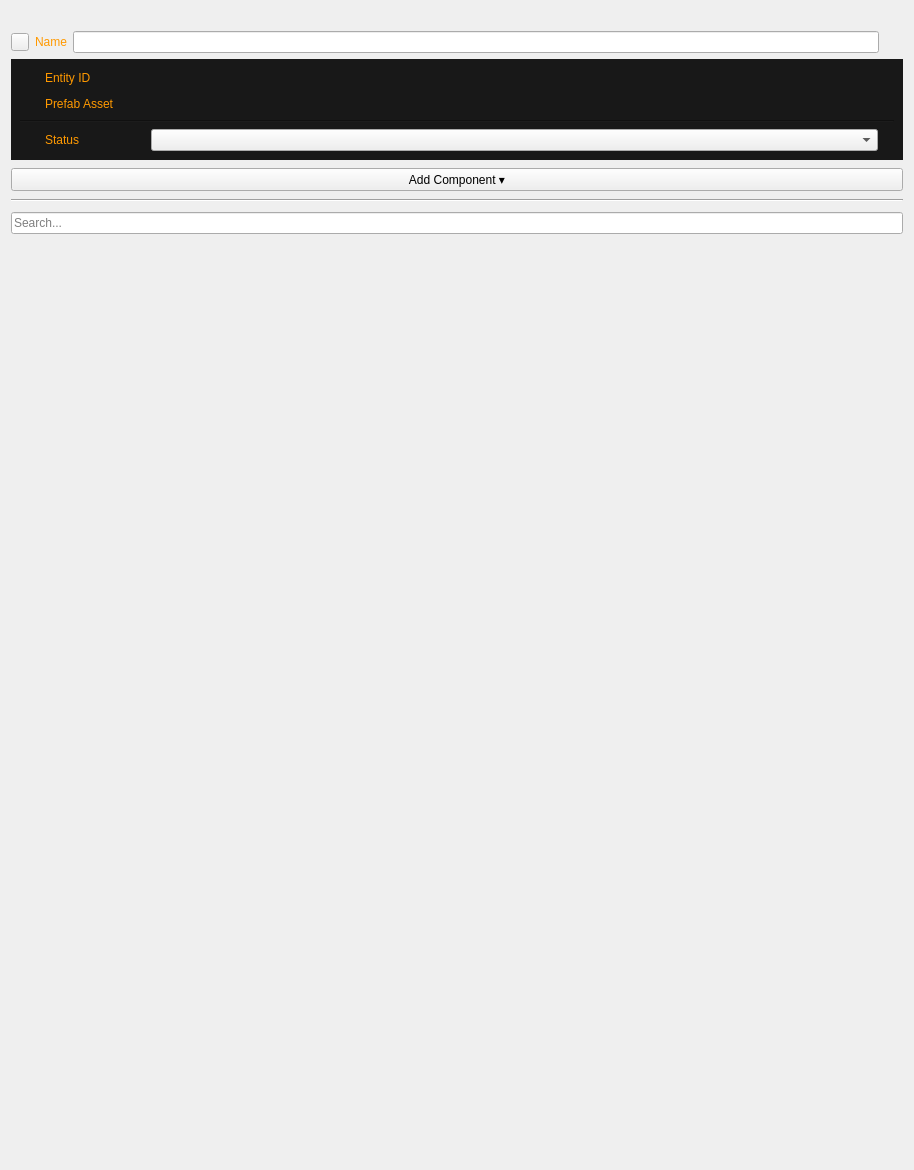
<?xml version="1.0" encoding="UTF-8"?>
<ui version="4.0">
 <class>EntityPropertyEditorUI</class>
 <widget class="QWidget" name="EntityPropertyEditorUI">
  <property name="enabled">
   <bool>true</bool>
  </property>
  <property name="geometry">
   <rect>
    <x>0</x>
    <y>0</y>
    <width>914</width>
    <height>1170</height>
   </rect>
  </property>
  <property name="sizePolicy">
   <sizepolicy hsizetype="Preferred" vsizetype="Expanding">
    <horstretch>0</horstretch>
    <verstretch>0</verstretch>
   </sizepolicy>
  </property>
  <property name="windowTitle">
   <string>Form</string>
  </property>
  <layout class="QVBoxLayout" name="verticalLayout_2">
   <item>
    <layout class="QVBoxLayout" name="verticalLayout">
     <item>
      <widget class="QLabel" name="m_entityDetailsLabel">
       <property name="text">
        <string/>
       </property>
       <property name="wordWrap">
        <bool>true</bool>
       </property>
       <property name="margin">
        <number>4</number>
       </property>
      </widget>
     </item>
     <item>
      <layout class="QGridLayout" name="gridLayout">
       <item row="0" column="0">
        <widget class="AzToolsFramework::IconButton" name="m_entityIcon">
         <property name="minimumSize">
          <size>
           <width>18</width>
           <height>18</height>
          </size>
         </property>
         <property name="maximumSize">
          <size>
           <width>18</width>
           <height>18</height>
          </size>
         </property>
         <property name="toolTip">
          <string>Change entity icon</string>
         </property>
         <property name="styleSheet">
          <string notr="true"/>
         </property>
         <property name="text">
          <string/>
         </property>
         <property name="iconSize">
          <size>
           <width>30</width>
           <height>30</height>
          </size>
         </property>
        </widget>
       </item>
       <item row="0" column="1" colspan="2">
        <layout class="QHBoxLayout" name="horizontalLayout_2" stretch="0,0,0">
         <item>
          <widget class="QLabel" name="m_entityNameLabel">
           <property name="palette">
            <palette>
             <active>
              <colorrole role="WindowText">
               <brush brushstyle="SolidPattern">
                <color alpha="255">
                 <red>255</red>
                 <green>153</green>
                 <blue>0</blue>
                </color>
               </brush>
              </colorrole>
             </active>
             <inactive>
              <colorrole role="WindowText">
               <brush brushstyle="SolidPattern">
                <color alpha="255">
                 <red>255</red>
                 <green>153</green>
                 <blue>0</blue>
                </color>
               </brush>
              </colorrole>
             </inactive>
             <disabled>
              <colorrole role="WindowText">
               <brush brushstyle="SolidPattern">
                <color alpha="255">
                 <red>120</red>
                 <green>120</green>
                 <blue>120</blue>
                </color>
               </brush>
              </colorrole>
             </disabled>
            </palette>
           </property>
           <property name="text">
            <string>Name</string>
           </property>
          </widget>
         </item>
         <item>
          <widget class="QLineEdit" name="m_entityNameEditor">
           <property name="readOnly">
            <bool>false</bool>
           </property>
          </widget>
         </item>
         <item>
          <widget class="QToolButton" name="m_pinButton">
           <property name="minimumSize">
            <size>
             <width>18</width>
             <height>18</height>
            </size>
           </property>
           <property name="maximumSize">
            <size>
             <width>18</width>
             <height>18</height>
            </size>
           </property>
           <property name="toolTip">
            <string>Open pinned inspector</string>
           </property>
           <property name="styleSheet">
            <string notr="true"/>
           </property>
           <property name="text">
            <string/>
           </property>
           <property name="icon">
            <iconset>
             <normaloff>:/PropertyEditor/Resources/pin_button.svg</normaloff>:/PropertyEditor/Resources/pin_button.svg</iconset>
           </property>
           <property name="iconSize">
            <size>
             <width>18</width>
             <height>18</height>
            </size>
           </property>
           <property name="autoRaise">
            <bool>true</bool>
           </property>
          </widget>
         </item>
        </layout>
       </item>
      </layout>
     </item>
     <item>
      <widget class="QWidget" name="m_darkBox" native="true">
       <property name="enabled">
        <bool>true</bool>
       </property>
       <property name="sizePolicy">
        <sizepolicy hsizetype="Preferred" vsizetype="Preferred">
         <horstretch>0</horstretch>
         <verstretch>0</verstretch>
        </sizepolicy>
       </property>
       <property name="minimumSize">
        <size>
         <width>0</width>
         <height>0</height>
        </size>
       </property>
       <property name="maximumSize">
        <size>
         <width>16777215</width>
         <height>16777215</height>
        </size>
       </property>
       <property name="styleSheet">
        <string notr="true">QWidget#m_darkBox { background-color:rgb(24, 24, 24) }</string>
       </property>
       <layout class="QVBoxLayout" name="verticalLayout_4">
        <item>
         <widget class="QWidget" name="m_entityIdWidget" native="true">
          <property name="sizePolicy">
           <sizepolicy hsizetype="Preferred" vsizetype="Preferred">
            <horstretch>0</horstretch>
            <verstretch>0</verstretch>
           </sizepolicy>
          </property>
          <property name="minimumSize">
           <size>
            <width>0</width>
            <height>0</height>
           </size>
          </property>
          <layout class="QHBoxLayout" name="horizontalLayout_5">
           <property name="leftMargin">
            <number>0</number>
           </property>
           <property name="topMargin">
            <number>0</number>
           </property>
           <property name="rightMargin">
            <number>0</number>
           </property>
           <property name="bottomMargin">
            <number>0</number>
           </property>
           <item>
            <spacer name="entityIdSpacer">
             <property name="orientation">
              <enum>Qt::Horizontal</enum>
             </property>
             <property name="sizeType">
              <enum>QSizePolicy::Fixed</enum>
             </property>
             <property name="sizeHint" stdset="0">
              <size>
               <width>25</width>
               <height>20</height>
              </size>
             </property>
            </spacer>
           </item>
           <item>
            <widget class="QLabel" name="m_entityIdLabel">
             <property name="sizePolicy">
              <sizepolicy hsizetype="Fixed" vsizetype="Preferred">
               <horstretch>0</horstretch>
               <verstretch>0</verstretch>
              </sizepolicy>
             </property>
             <property name="minimumSize">
              <size>
               <width>100</width>
               <height>0</height>
              </size>
             </property>
             <property name="maximumSize">
              <size>
               <width>16777215</width>
               <height>16777215</height>
              </size>
             </property>
             <property name="palette">
              <palette>
               <active>
                <colorrole role="WindowText">
                 <brush brushstyle="SolidPattern">
                  <color alpha="255">
                   <red>255</red>
                   <green>153</green>
                   <blue>0</blue>
                  </color>
                 </brush>
                </colorrole>
                <colorrole role="Button">
                 <brush brushstyle="SolidPattern">
                  <color alpha="255">
                   <red>51</red>
                   <green>51</green>
                   <blue>51</blue>
                  </color>
                 </brush>
                </colorrole>
                <colorrole role="Base">
                 <brush brushstyle="SolidPattern">
                  <color alpha="255">
                   <red>51</red>
                   <green>51</green>
                   <blue>51</blue>
                  </color>
                 </brush>
                </colorrole>
                <colorrole role="Window">
                 <brush brushstyle="SolidPattern">
                  <color alpha="255">
                   <red>51</red>
                   <green>51</green>
                   <blue>51</blue>
                  </color>
                 </brush>
                </colorrole>
               </active>
               <inactive>
                <colorrole role="WindowText">
                 <brush brushstyle="SolidPattern">
                  <color alpha="255">
                   <red>255</red>
                   <green>153</green>
                   <blue>0</blue>
                  </color>
                 </brush>
                </colorrole>
                <colorrole role="Button">
                 <brush brushstyle="SolidPattern">
                  <color alpha="255">
                   <red>51</red>
                   <green>51</green>
                   <blue>51</blue>
                  </color>
                 </brush>
                </colorrole>
                <colorrole role="Base">
                 <brush brushstyle="SolidPattern">
                  <color alpha="255">
                   <red>51</red>
                   <green>51</green>
                   <blue>51</blue>
                  </color>
                 </brush>
                </colorrole>
                <colorrole role="Window">
                 <brush brushstyle="SolidPattern">
                  <color alpha="255">
                   <red>51</red>
                   <green>51</green>
                   <blue>51</blue>
                  </color>
                 </brush>
                </colorrole>
               </inactive>
               <disabled>
                <colorrole role="WindowText">
                 <brush brushstyle="SolidPattern">
                  <color alpha="255">
                   <red>120</red>
                   <green>120</green>
                   <blue>120</blue>
                  </color>
                 </brush>
                </colorrole>
                <colorrole role="Button">
                 <brush brushstyle="SolidPattern">
                  <color alpha="255">
                   <red>51</red>
                   <green>51</green>
                   <blue>51</blue>
                  </color>
                 </brush>
                </colorrole>
                <colorrole role="Base">
                 <brush brushstyle="SolidPattern">
                  <color alpha="255">
                   <red>51</red>
                   <green>51</green>
                   <blue>51</blue>
                  </color>
                 </brush>
                </colorrole>
                <colorrole role="Window">
                 <brush brushstyle="SolidPattern">
                  <color alpha="255">
                   <red>51</red>
                   <green>51</green>
                   <blue>51</blue>
                  </color>
                 </brush>
                </colorrole>
               </disabled>
              </palette>
             </property>
             <property name="toolTip">
              <string>ID of entity selected.</string>
             </property>
             <property name="styleSheet">
              <string notr="true">background-color:rgb(24, 24, 24)</string>
             </property>
             <property name="text">
              <string>Entity ID</string>
             </property>
            </widget>
           </item>
           <item>
            <widget class="QLabel" name="m_entityIdText">
             <property name="sizePolicy">
              <sizepolicy hsizetype="Preferred" vsizetype="Preferred">
               <horstretch>1</horstretch>
               <verstretch>0</verstretch>
              </sizepolicy>
             </property>
             <property name="minimumSize">
              <size>
               <width>0</width>
               <height>0</height>
              </size>
             </property>
             <property name="maximumSize">
              <size>
               <width>16777215</width>
               <height>16777215</height>
              </size>
             </property>
             <property name="palette">
              <palette>
               <active>
                <colorrole role="WindowText">
                 <brush brushstyle="SolidPattern">
                  <color alpha="255">
                   <red>255</red>
                   <green>153</green>
                   <blue>0</blue>
                  </color>
                 </brush>
                </colorrole>
                <colorrole role="Button">
                 <brush brushstyle="SolidPattern">
                  <color alpha="255">
                   <red>51</red>
                   <green>51</green>
                   <blue>51</blue>
                  </color>
                 </brush>
                </colorrole>
                <colorrole role="Base">
                 <brush brushstyle="SolidPattern">
                  <color alpha="255">
                   <red>51</red>
                   <green>51</green>
                   <blue>51</blue>
                  </color>
                 </brush>
                </colorrole>
                <colorrole role="Window">
                 <brush brushstyle="SolidPattern">
                  <color alpha="255">
                   <red>51</red>
                   <green>51</green>
                   <blue>51</blue>
                  </color>
                 </brush>
                </colorrole>
               </active>
               <inactive>
                <colorrole role="WindowText">
                 <brush brushstyle="SolidPattern">
                  <color alpha="255">
                   <red>255</red>
                   <green>153</green>
                   <blue>0</blue>
                  </color>
                 </brush>
                </colorrole>
                <colorrole role="Button">
                 <brush brushstyle="SolidPattern">
                  <color alpha="255">
                   <red>51</red>
                   <green>51</green>
                   <blue>51</blue>
                  </color>
                 </brush>
                </colorrole>
                <colorrole role="Base">
                 <brush brushstyle="SolidPattern">
                  <color alpha="255">
                   <red>51</red>
                   <green>51</green>
                   <blue>51</blue>
                  </color>
                 </brush>
                </colorrole>
                <colorrole role="Window">
                 <brush brushstyle="SolidPattern">
                  <color alpha="255">
                   <red>51</red>
                   <green>51</green>
                   <blue>51</blue>
                  </color>
                 </brush>
                </colorrole>
               </inactive>
               <disabled>
                <colorrole role="WindowText">
                 <brush brushstyle="SolidPattern">
                  <color alpha="255">
                   <red>120</red>
                   <green>120</green>
                   <blue>120</blue>
                  </color>
                 </brush>
                </colorrole>
                <colorrole role="Button">
                 <brush brushstyle="SolidPattern">
                  <color alpha="255">
                   <red>51</red>
                   <green>51</green>
                   <blue>51</blue>
                  </color>
                 </brush>
                </colorrole>
                <colorrole role="Base">
                 <brush brushstyle="SolidPattern">
                  <color alpha="255">
                   <red>51</red>
                   <green>51</green>
                   <blue>51</blue>
                  </color>
                 </brush>
                </colorrole>
                <colorrole role="Window">
                 <brush brushstyle="SolidPattern">
                  <color alpha="255">
                   <red>51</red>
                   <green>51</green>
                   <blue>51</blue>
                  </color>
                 </brush>
                </colorrole>
               </disabled>
              </palette>
             </property>
             <property name="cursor">
              <cursorShape>IBeamCursor</cursorShape>
             </property>
             <property name="contextMenuPolicy">
              <enum>Qt::DefaultContextMenu</enum>
             </property>
             <property name="toolTip">
              <string/>
             </property>
             <property name="styleSheet">
              <string notr="true">background-color:rgb(24, 24, 24)</string>
             </property>
             <property name="text">
              <string/>
             </property>
             <property name="textInteractionFlags">
              <set>Qt::TextSelectableByMouse</set>
             </property>
            </widget>
           </item>
           <item>
            <spacer name="horizontalSpacer_9">
             <property name="orientation">
              <enum>Qt::Horizontal</enum>
             </property>
             <property name="sizeType">
              <enum>QSizePolicy::Fixed</enum>
             </property>
             <property name="sizeHint" stdset="0">
              <size>
               <width>16</width>
               <height>20</height>
              </size>
             </property>
            </spacer>
           </item>
          </layout>
         </widget>
        </item>
        <item>
         <widget class="QWidget" name="m_prefabContainerWidget" native="true">
          <property name="sizePolicy">
           <sizepolicy hsizetype="Preferred" vsizetype="Preferred">
            <horstretch>0</horstretch>
            <verstretch>0</verstretch>
           </sizepolicy>
          </property>
          <property name="minimumSize">
           <size>
            <width>0</width>
            <height>0</height>
           </size>
          </property>
          <layout class="QHBoxLayout" name="horizontalLayout_7">
           <property name="leftMargin">
            <number>0</number>
           </property>
           <property name="topMargin">
            <number>0</number>
           </property>
           <property name="rightMargin">
            <number>0</number>
           </property>
           <property name="bottomMargin">
            <number>0</number>
           </property>
           <item>
            <spacer name="entityIdSpacer_3">
             <property name="orientation">
              <enum>Qt::Horizontal</enum>
             </property>
             <property name="sizeType">
              <enum>QSizePolicy::Fixed</enum>
             </property>
             <property name="sizeHint" stdset="0">
              <size>
               <width>25</width>
               <height>20</height>
              </size>
             </property>
            </spacer>
           </item>
           <item>
            <widget class="QLabel" name="m_prefabContainerLabel">
             <property name="sizePolicy">
              <sizepolicy hsizetype="Fixed" vsizetype="Preferred">
               <horstretch>0</horstretch>
               <verstretch>0</verstretch>
              </sizepolicy>
             </property>
             <property name="minimumSize">
              <size>
               <width>100</width>
               <height>0</height>
              </size>
             </property>
             <property name="maximumSize">
              <size>
               <width>16777215</width>
               <height>16777215</height>
              </size>
             </property>
             <property name="palette">
              <palette>
               <active>
                <colorrole role="WindowText">
                 <brush brushstyle="SolidPattern">
                  <color alpha="255">
                   <red>255</red>
                   <green>153</green>
                   <blue>0</blue>
                  </color>
                 </brush>
                </colorrole>
                <colorrole role="Button">
                 <brush brushstyle="SolidPattern">
                  <color alpha="255">
                   <red>51</red>
                   <green>51</green>
                   <blue>51</blue>
                  </color>
                 </brush>
                </colorrole>
                <colorrole role="Base">
                 <brush brushstyle="SolidPattern">
                  <color alpha="255">
                   <red>51</red>
                   <green>51</green>
                   <blue>51</blue>
                  </color>
                 </brush>
                </colorrole>
                <colorrole role="Window">
                 <brush brushstyle="SolidPattern">
                  <color alpha="255">
                   <red>51</red>
                   <green>51</green>
                   <blue>51</blue>
                  </color>
                 </brush>
                </colorrole>
               </active>
               <inactive>
                <colorrole role="WindowText">
                 <brush brushstyle="SolidPattern">
                  <color alpha="255">
                   <red>255</red>
                   <green>153</green>
                   <blue>0</blue>
                  </color>
                 </brush>
                </colorrole>
                <colorrole role="Button">
                 <brush brushstyle="SolidPattern">
                  <color alpha="255">
                   <red>51</red>
                   <green>51</green>
                   <blue>51</blue>
                  </color>
                 </brush>
                </colorrole>
                <colorrole role="Base">
                 <brush brushstyle="SolidPattern">
                  <color alpha="255">
                   <red>51</red>
                   <green>51</green>
                   <blue>51</blue>
                  </color>
                 </brush>
                </colorrole>
                <colorrole role="Window">
                 <brush brushstyle="SolidPattern">
                  <color alpha="255">
                   <red>51</red>
                   <green>51</green>
                   <blue>51</blue>
                  </color>
                 </brush>
                </colorrole>
               </inactive>
               <disabled>
                <colorrole role="WindowText">
                 <brush brushstyle="SolidPattern">
                  <color alpha="255">
                   <red>120</red>
                   <green>120</green>
                   <blue>120</blue>
                  </color>
                 </brush>
                </colorrole>
                <colorrole role="Button">
                 <brush brushstyle="SolidPattern">
                  <color alpha="255">
                   <red>51</red>
                   <green>51</green>
                   <blue>51</blue>
                  </color>
                 </brush>
                </colorrole>
                <colorrole role="Base">
                 <brush brushstyle="SolidPattern">
                  <color alpha="255">
                   <red>51</red>
                   <green>51</green>
                   <blue>51</blue>
                  </color>
                 </brush>
                </colorrole>
                <colorrole role="Window">
                 <brush brushstyle="SolidPattern">
                  <color alpha="255">
                   <red>51</red>
                   <green>51</green>
                   <blue>51</blue>
                  </color>
                 </brush>
                </colorrole>
               </disabled>
              </palette>
             </property>
             <property name="toolTip">
              <string>Prefab Asset File Used for This Prefab</string>
             </property>
             <property name="styleSheet">
              <string notr="true">background-color:rgb(24, 24, 24)</string>
             </property>
             <property name="text">
              <string>Prefab Asset</string>
             </property>
            </widget>
           </item>
           <item>
            <widget class="AzQtComponents::ElidingLabel" name="m_prefabContainerText">
             <property name="sizePolicy">
              <sizepolicy hsizetype="Preferred" vsizetype="Preferred">
               <horstretch>1</horstretch>
               <verstretch>0</verstretch>
              </sizepolicy>
             </property>
             <property name="minimumSize">
              <size>
               <width>0</width>
               <height>0</height>
              </size>
             </property>
             <property name="maximumSize">
              <size>
               <width>16777215</width>
               <height>16777215</height>
              </size>
             </property>
             <property name="palette">
              <palette>
               <active>
                <colorrole role="WindowText">
                 <brush brushstyle="SolidPattern">
                  <color alpha="255">
                   <red>255</red>
                   <green>153</green>
                   <blue>0</blue>
                  </color>
                 </brush>
                </colorrole>
                <colorrole role="Button">
                 <brush brushstyle="SolidPattern">
                  <color alpha="255">
                   <red>51</red>
                   <green>51</green>
                   <blue>51</blue>
                  </color>
                 </brush>
                </colorrole>
                <colorrole role="Base">
                 <brush brushstyle="SolidPattern">
                  <color alpha="255">
                   <red>51</red>
                   <green>51</green>
                   <blue>51</blue>
                  </color>
                 </brush>
                </colorrole>
                <colorrole role="Window">
                 <brush brushstyle="SolidPattern">
                  <color alpha="255">
                   <red>51</red>
                   <green>51</green>
                   <blue>51</blue>
                  </color>
                 </brush>
                </colorrole>
               </active>
               <inactive>
                <colorrole role="WindowText">
                 <brush brushstyle="SolidPattern">
                  <color alpha="255">
                   <red>255</red>
                   <green>153</green>
                   <blue>0</blue>
                  </color>
                 </brush>
                </colorrole>
                <colorrole role="Button">
                 <brush brushstyle="SolidPattern">
                  <color alpha="255">
                   <red>51</red>
                   <green>51</green>
                   <blue>51</blue>
                  </color>
                 </brush>
                </colorrole>
                <colorrole role="Base">
                 <brush brushstyle="SolidPattern">
                  <color alpha="255">
                   <red>51</red>
                   <green>51</green>
                   <blue>51</blue>
                  </color>
                 </brush>
                </colorrole>
                <colorrole role="Window">
                 <brush brushstyle="SolidPattern">
                  <color alpha="255">
                   <red>51</red>
                   <green>51</green>
                   <blue>51</blue>
                  </color>
                 </brush>
                </colorrole>
               </inactive>
               <disabled>
                <colorrole role="WindowText">
                 <brush brushstyle="SolidPattern">
                  <color alpha="255">
                   <red>120</red>
                   <green>120</green>
                   <blue>120</blue>
                  </color>
                 </brush>
                </colorrole>
                <colorrole role="Button">
                 <brush brushstyle="SolidPattern">
                  <color alpha="255">
                   <red>51</red>
                   <green>51</green>
                   <blue>51</blue>
                  </color>
                 </brush>
                </colorrole>
                <colorrole role="Base">
                 <brush brushstyle="SolidPattern">
                  <color alpha="255">
                   <red>51</red>
                   <green>51</green>
                   <blue>51</blue>
                  </color>
                 </brush>
                </colorrole>
                <colorrole role="Window">
                 <brush brushstyle="SolidPattern">
                  <color alpha="255">
                   <red>51</red>
                   <green>51</green>
                   <blue>51</blue>
                  </color>
                 </brush>
                </colorrole>
               </disabled>
              </palette>
             </property>
             <property name="cursor">
              <cursorShape>IBeamCursor</cursorShape>
             </property>
             <property name="contextMenuPolicy">
              <enum>Qt::DefaultContextMenu</enum>
             </property>
             <property name="toolTip">
              <string/>
             </property>
             <property name="styleSheet">
              <string notr="true">background-color:rgb(24, 24, 24)</string>
             </property>
             <property name="text">
              <string/>
             </property>
             <property name="textInteractionFlags">
              <set>Qt::TextSelectableByMouse</set>
             </property>
            </widget>
           </item>
           <item>
            <spacer name="horizontalSpacer_11">
             <property name="orientation">
              <enum>Qt::Horizontal</enum>
             </property>
             <property name="sizeType">
              <enum>QSizePolicy::Fixed</enum>
             </property>
             <property name="sizeHint" stdset="0">
              <size>
               <width>16</width>
               <height>20</height>
              </size>
             </property>
            </spacer>
           </item>
          </layout>
         </widget>
        </item>
        <item>
         <widget class="Line" name="line_2">
          <property name="sizePolicy">
           <sizepolicy hsizetype="Minimum" vsizetype="Preferred">
            <horstretch>0</horstretch>
            <verstretch>0</verstretch>
           </sizepolicy>
          </property>
          <property name="styleSheet">
           <string notr="true">background-color:rgb(24, 24, 24)</string>
          </property>
          <property name="frameShadow">
           <enum>QFrame::Sunken</enum>
          </property>
          <property name="orientation">
           <enum>Qt::Horizontal</enum>
          </property>
         </widget>
        </item>
        <item>
         <widget class="QWidget" name="m_statusWidget" native="true">
          <property name="sizePolicy">
           <sizepolicy hsizetype="Preferred" vsizetype="Preferred">
            <horstretch>0</horstretch>
            <verstretch>0</verstretch>
           </sizepolicy>
          </property>
          <property name="minimumSize">
           <size>
            <width>0</width>
            <height>0</height>
           </size>
          </property>
          <property name="cursor">
           <cursorShape>ArrowCursor</cursorShape>
          </property>
          <layout class="QHBoxLayout" name="horizontalLayout_4">
           <property name="leftMargin">
            <number>0</number>
           </property>
           <property name="topMargin">
            <number>0</number>
           </property>
           <property name="rightMargin">
            <number>0</number>
           </property>
           <property name="bottomMargin">
            <number>0</number>
           </property>
           <item>
            <spacer name="statusSpacer">
             <property name="orientation">
              <enum>Qt::Horizontal</enum>
             </property>
             <property name="sizeType">
              <enum>QSizePolicy::Fixed</enum>
             </property>
             <property name="sizeHint" stdset="0">
              <size>
               <width>25</width>
               <height>20</height>
              </size>
             </property>
            </spacer>
           </item>
           <item>
            <widget class="QLabel" name="m_statusLabel">
             <property name="sizePolicy">
              <sizepolicy hsizetype="Fixed" vsizetype="Preferred">
               <horstretch>0</horstretch>
               <verstretch>0</verstretch>
              </sizepolicy>
             </property>
             <property name="minimumSize">
              <size>
               <width>100</width>
               <height>0</height>
              </size>
             </property>
             <property name="palette">
              <palette>
               <active>
                <colorrole role="WindowText">
                 <brush brushstyle="SolidPattern">
                  <color alpha="255">
                   <red>255</red>
                   <green>153</green>
                   <blue>0</blue>
                  </color>
                 </brush>
                </colorrole>
                <colorrole role="Button">
                 <brush brushstyle="SolidPattern">
                  <color alpha="255">
                   <red>51</red>
                   <green>51</green>
                   <blue>51</blue>
                  </color>
                 </brush>
                </colorrole>
                <colorrole role="Base">
                 <brush brushstyle="SolidPattern">
                  <color alpha="255">
                   <red>51</red>
                   <green>51</green>
                   <blue>51</blue>
                  </color>
                 </brush>
                </colorrole>
                <colorrole role="Window">
                 <brush brushstyle="SolidPattern">
                  <color alpha="255">
                   <red>51</red>
                   <green>51</green>
                   <blue>51</blue>
                  </color>
                 </brush>
                </colorrole>
               </active>
               <inactive>
                <colorrole role="WindowText">
                 <brush brushstyle="SolidPattern">
                  <color alpha="255">
                   <red>255</red>
                   <green>153</green>
                   <blue>0</blue>
                  </color>
                 </brush>
                </colorrole>
                <colorrole role="Button">
                 <brush brushstyle="SolidPattern">
                  <color alpha="255">
                   <red>51</red>
                   <green>51</green>
                   <blue>51</blue>
                  </color>
                 </brush>
                </colorrole>
                <colorrole role="Base">
                 <brush brushstyle="SolidPattern">
                  <color alpha="255">
                   <red>51</red>
                   <green>51</green>
                   <blue>51</blue>
                  </color>
                 </brush>
                </colorrole>
                <colorrole role="Window">
                 <brush brushstyle="SolidPattern">
                  <color alpha="255">
                   <red>51</red>
                   <green>51</green>
                   <blue>51</blue>
                  </color>
                 </brush>
                </colorrole>
               </inactive>
               <disabled>
                <colorrole role="WindowText">
                 <brush brushstyle="SolidPattern">
                  <color alpha="255">
                   <red>120</red>
                   <green>120</green>
                   <blue>120</blue>
                  </color>
                 </brush>
                </colorrole>
                <colorrole role="Button">
                 <brush brushstyle="SolidPattern">
                  <color alpha="255">
                   <red>51</red>
                   <green>51</green>
                   <blue>51</blue>
                  </color>
                 </brush>
                </colorrole>
                <colorrole role="Base">
                 <brush brushstyle="SolidPattern">
                  <color alpha="255">
                   <red>51</red>
                   <green>51</green>
                   <blue>51</blue>
                  </color>
                 </brush>
                </colorrole>
                <colorrole role="Window">
                 <brush brushstyle="SolidPattern">
                  <color alpha="255">
                   <red>51</red>
                   <green>51</green>
                   <blue>51</blue>
                  </color>
                 </brush>
                </colorrole>
               </disabled>
              </palette>
             </property>
             <property name="toolTip">
              <string>&lt;!DOCTYPE HTML PUBLIC &quot;-//W3C//DTD HTML 4.0//EN&quot; &quot;http://www.w3.org/TR/REC-html40/strict.dtd&quot;&gt;
&lt;html&gt;&lt;head&gt;&lt;meta name=&quot;qrichtext&quot; content=&quot;1&quot; /&gt;&lt;style type=&quot;text/css&quot;&gt;
p, li { white-space: pre-wrap; }
&lt;/style&gt;&lt;/head&gt;&lt;body style=&quot; font-family:'Sans Serif'; font-size:9pt; font-weight:400; font-style:normal;&quot;&gt;
&lt;p style=&quot; margin-top:0px; margin-bottom:0px; margin-left:0px; margin-right:0px; -qt-block-indent:0; text-indent:0px;&quot;&gt;Controls where the entity exists&lt;/p&gt;
&lt;ul style=&quot;margin-top: 0px; margin-bottom: 0px; margin-left: 0px; margin-right: 0px; -qt-list-indent: 1;&quot;&gt;&lt;li style=&quot;&quot; style=&quot; margin-top:12px; margin-bottom:12px; margin-left:0px; margin-right:0px; -qt-block-indent:0; text-indent:0px;&quot;&gt;&lt;span style=&quot; font-weight:600;&quot;&gt;Universal&lt;/span&gt; - This entity exists in the Editor and also gets exported to exist in the standalone game runtime and &amp;quot;Run In Editor&amp;quot; mode (Ctrl-G).&lt;/li&gt;
&lt;li style=&quot;&quot; style=&quot; margin-top:12px; margin-bottom:12px; margin-left:0px; margin-right:0px; -qt-block-indent:0; text-indent:0px;&quot;&gt;&lt;span style=&quot; font-weight:600;&quot;&gt;Editor Only&lt;/span&gt; - This entity exists in the Editor only.  &amp;quot;Run In Editor&amp;quot; mode (Ctrl-G) and the standalone game runtime will not contain this entity, but will still contain its children, as if they were parented to this entity's parent.&lt;/li&gt;&lt;/ul&gt;&lt;/body&gt;&lt;/html&gt;</string>
             </property>
             <property name="styleSheet">
              <string notr="true">background-color:rgb(24, 24, 24)</string>
             </property>
             <property name="text">
              <string>Status</string>
             </property>
            </widget>
           </item>
           <item>
            <widget class="StatusComboBox" name="m_statusComboBox">
             <property name="sizePolicy">
              <sizepolicy hsizetype="Preferred" vsizetype="Fixed">
               <horstretch>1</horstretch>
               <verstretch>0</verstretch>
              </sizepolicy>
             </property>
             <property name="focusPolicy">
              <enum>Qt::StrongFocus</enum>
             </property>
            </widget>
           </item>
           <item>
            <spacer name="horizontalSpacer_3">
             <property name="orientation">
              <enum>Qt::Horizontal</enum>
             </property>
             <property name="sizeType">
              <enum>QSizePolicy::Fixed</enum>
             </property>
             <property name="sizeHint" stdset="0">
              <size>
               <width>16</width>
               <height>20</height>
              </size>
             </property>
            </spacer>
           </item>
          </layout>
         </widget>
        </item>
       </layout>
      </widget>
     </item>
     <item>
      <layout class="QHBoxLayout" name="horizontalLayout">
       <property name="leftMargin">
        <number>0</number>
       </property>
       <property name="topMargin">
        <number>2</number>
       </property>
       <property name="bottomMargin">
        <number>2</number>
       </property>
       <item>
        <widget class="QPushButton" name="m_addComponentButton">
         <property name="text">
          <string>Add Component ▾</string>
         </property>
        </widget>
       </item>
      </layout>
     </item>
     <item>
      <widget class="Line" name="line">
       <property name="orientation">
        <enum>Qt::Horizontal</enum>
       </property>
      </widget>
     </item>
     <item>
      <layout class="QHBoxLayout" name="m_horizontalLayout_search">
       <property name="spacing">
        <number>0</number>
       </property>
       <property name="topMargin">
        <number>4</number>
       </property>
       <property name="bottomMargin">
        <number>4</number>
       </property>
       <item>
        <widget class="QLineEdit" name="m_entitySearchBox">
         <property name="placeholderText">
          <string>Search...</string>
         </property>
        </widget>
       </item>
      </layout>
     </item>
     <item>
      <widget class="QScrollArea" name="m_componentList">
       <property name="focusPolicy">
        <enum>Qt::ClickFocus</enum>
       </property>
       <property name="frameShape">
        <enum>QFrame::NoFrame</enum>
       </property>
       <property name="frameShadow">
        <enum>QFrame::Plain</enum>
       </property>
       <property name="lineWidth">
        <number>0</number>
       </property>
       <property name="widgetResizable">
        <bool>true</bool>
       </property>
       <widget class="QWidget" name="m_componentListContents">
        <property name="geometry">
         <rect>
          <x>0</x>
          <y>0</y>
          <width>894</width>
          <height>902</height>
         </rect>
        </property>
        <property name="sizePolicy">
         <sizepolicy hsizetype="Preferred" vsizetype="Expanding">
          <horstretch>0</horstretch>
          <verstretch>0</verstretch>
         </sizepolicy>
        </property>
        <layout class="QVBoxLayout" name="verticalLayout_3">
         <property name="spacing">
          <number>0</number>
         </property>
         <property name="leftMargin">
          <number>0</number>
         </property>
         <property name="topMargin">
          <number>0</number>
         </property>
         <property name="rightMargin">
          <number>0</number>
         </property>
         <property name="bottomMargin">
          <number>0</number>
         </property>
        </layout>
       </widget>
      </widget>
     </item>
    </layout>
   </item>
  </layout>
 </widget>
 <customwidgets>
  <customwidget>
   <class>AzToolsFramework::IconButton</class>
   <extends>QPushButton</extends>
   <header>AzToolsFramework/UI/UICore/IconButton.hxx</header>
  </customwidget>
  <customwidget>
   <class>StatusComboBox</class>
   <extends>QComboBox</extends>
   <header>AzToolsFramework/UI/PropertyEditor/EntityPropertyEditor.hxx</header>
  </customwidget>
  <customwidget>
   <class>AzQtComponents::ElidingLabel</class>
   <extends>QLabel</extends>
   <header location="global">AzQtComponents/Components/Widgets/ElidingLabel.h</header>
  </customwidget>
 </customwidgets>
 <resources/>
 <connections/>
</ui>
